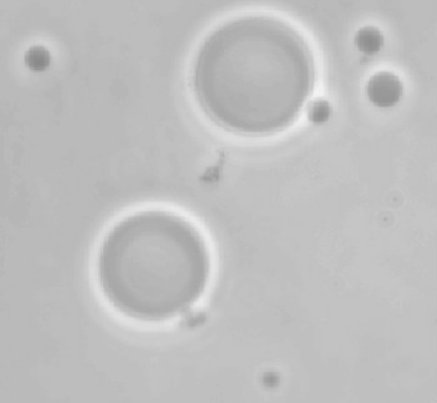
#> input picture Digital_Image_Processing/Lab8/Part1/thGonz.tif, 437 x 403 px
$ python otsu_skeleton.py
#> lines starting #> are read from the running program, lines starting #| are printed output that depends on the picture; after the words box and inside, x2 and y2 are one past the last pixel; in counts of white or black regions, pixels touching at a corner belong together; long printed decimals are rounded
import numpy as np
import matplotlib.pyplot as plt
from PIL import Image


def basic_thresholding(image):
    t = np.mean(image.flatten()).astype(int)

    eps = 0.5
    max_iter = 200
    count = 0
    new_t = 0

    while abs(new_t < t) >= eps and count < max_iter:
        if count > 0:
            t = new_t

        G1 = image[image <= t]
        G2 = image[image > t]

        m1 = np.mean(G1) if len(G1) > 0 else 0.0
        m2 = np.mean(G2) if len(G2) > 0 else 0.0

        new_t = (m1 + m2)/2
        count += 1

    t = new_t
    bin_img = image > t
    return bin_img, int(t)


def my_otsu(image):
    #8-bit grayscale
    img = image
    if image.ndim == 3:
        img = img[..., 0]
    img = img.astype(np.uint8)

    hist = np.bincount(img.ravel(), minlength=256).astype(np.float64)
    total = hist.sum()
    p = hist / total if total > 0 else hist

    # Cumulative Sum P1(k) and m(k), global mean value mG
    levels = np.arange(256, dtype=np.float64)
    P1 = np.cumsum(p)
    m = np.cumsum(p*levels)
    mG = m[-1]

    # σ_B^2(k)
    denom = P1 * (1.0 - P1)
    num = (mG * P1 - m) ** 2
    with np.errstate(divide='ignore', invalid='ignore'):
        sigma_b2 = np.where(denom > 0, num / denom, 0.0)

    # Optimum
    threshold = int(np.argmax(sigma_b2))  # k̂
    between_class_variance = sigma_b2

    # separability η = σ_B^2(k̂)/σ_G^2 (optional)
    sigma_g2 = np.sum(p * (levels - mG) ** 2)
    separability = float(sigma_b2[threshold] / sigma_g2) if sigma_g2 > 0 else 0.0

    binary_image = image >= threshold
    return binary_image, between_class_variance, threshold, separability


def main():
    #image = np.asarray(Image.open("binary_test_image.png"))
    image = np.asarray(Image.open("thGonz.tif"))
#> image is the input picture: shape (403, 437); min 137, max 244, mean 191

    if len(image.shape) == 3:
        image = image[:, :, 0]

    binary_basic, t = basic_thresholding(image)
#> in basic_thresholding, `t = np.mean(image.flatten()).astype(int)`: t = 191
#> the loop in basic_thresholding, `while abs(new_t < t) >= eps and count < max_iter:` made 1 pass
#> (m1, m2, new_t, count) on pass 1: (185.4, 198.2, 191.8, 1)
#> after the loop in basic_thresholding, `while abs(new_t < t) >= eps and count < max_iter:`: count = 1
#> in basic_thresholding, `t = new_t`: t = 191.8
#> in basic_thresholding, `bin_img = image > t`:
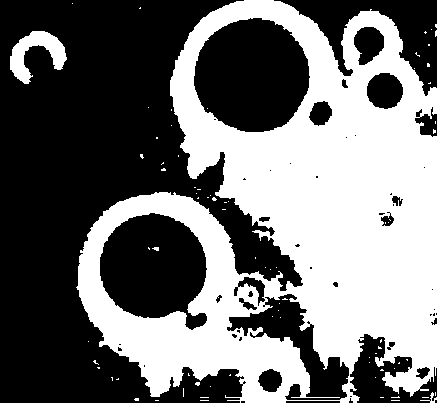
#> bin_img: shape (403, 437) bool; 43.9% white; 78 white regions (74 under 20 px), largest, box (x1, y1, x2, y2) and area: (76, 0, 437, 403) 75589, (10, 31, 67, 84) 1362, (420, 392, 437, 403) 47, (152, 247, 159, 251) 20
#> t = 191
    print("Basic Thresholding. Output Threshold: " + str(t))
#| Basic Thresholding. Output Threshold: 191

    binary_basic = binary_basic.astype(int)

    binary_otsu, between_class_variance, threshold, separability = my_otsu(image)
#> in my_otsu, `hist = np.bincount(img.ravel(), minlength=256).astype(np.float64)`: hist = 256 values, max 24334 at index 186, min 0 at index 0, mean 687.9
#> in my_otsu, `total = hist.sum()`: total = 176111
#> in my_otsu, `p = hist / total if total > 0 else hist`: p = 256 values, max 0.138 at index 186, min 0 at index 0, mean 0.00391
#> in my_otsu, `P1 = np.cumsum(p)`: P1 = 256 values from 0 to 1
#> in my_otsu, `m = np.cumsum(p*levels)`: m = 256 values from 0 to 191
#> in my_otsu, `mG = m[-1]`: mG = 191
#> in my_otsu, `denom = P1 * (1.0 - P1)`: denom = 256 values, max 0.248 at index 190, min -2.22e-16 at index 244, mean 0.0188
#> in my_otsu, `num = (mG * P1 - m) ** 2`: num = 256 values, max 10.02 at index 191, min 0 at index 0, mean 0.676
#> in my_otsu, `sigma_b2 = np.where(denom > 0, num / denom, 0.0)`: sigma_b2 = 256 values, max 43.58 at index 199, min 0 at index 0, mean 8.11
#> in my_otsu, `threshold = int(np.argmax(sigma_b2))`: threshold = 199
#> in my_otsu, `between_class_variance = sigma_b2`: between_class_variance has the same summary as sigma_b2
#> in my_otsu, `sigma_g2 = np.sum(p * (levels - mG) ** 2)`: sigma_g2 = 93.4
#> in my_otsu, `separability = float(sigma_b2[threshold] / sigma_g2) if sigma_g2 > 0 e..`: separability = 0.467
#> in my_otsu, `binary_image = image >= threshold`:
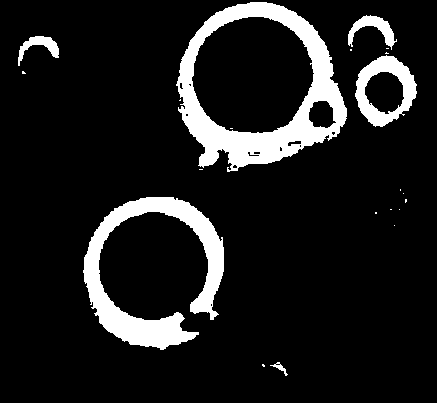
#> binary_image: shape (403, 437) bool; 11.3% white; 21 white regions (15 under 20 px), largest, box (x1, y1, x2, y2) and area: (176, 2, 347, 172) 9547, (83, 197, 224, 350) 7170, (355, 55, 417, 127) 1970, (348, 15, 397, 50) 623, (18, 36, 59, 66) 453, (270, 362, 288, 376) 70
#> between_class_variance has the same summary as sigma_b2 in my_otsu; threshold = 199; separability = 0.467
    print("Otsu's Method. Output Threshold: " + str(threshold))
#| Otsu's Method. Output Threshold: 199
    print("Separability: " + str(separability))
#| Separability: 0.4666

    plt.figure(figsize=(12, 4))

    plt.subplot(1, 3, 1)
    plt.imshow(binary_basic, cmap="gray")
    plt.title("Basic Thresholding\nT=" + str(t))
    plt.axis('off')

    plt.subplot(1, 3, 2)
    plt.plot(between_class_variance * 100)
    plt.axvline(threshold, color='r', linestyle='--')
    plt.title("Between-class Variance\n(k und T=" + str(threshold) + ")")
    plt.xlabel("Intensity level")
    plt.ylabel("Variance * 100")

    plt.subplot(1, 3, 3)
    plt.imshow(binary_otsu.astype(int), cmap="gray")
    plt.title("Otsu Binary\nT=" + str(threshold))
    plt.axis('off')

    plt.tight_layout()
    plt.show()
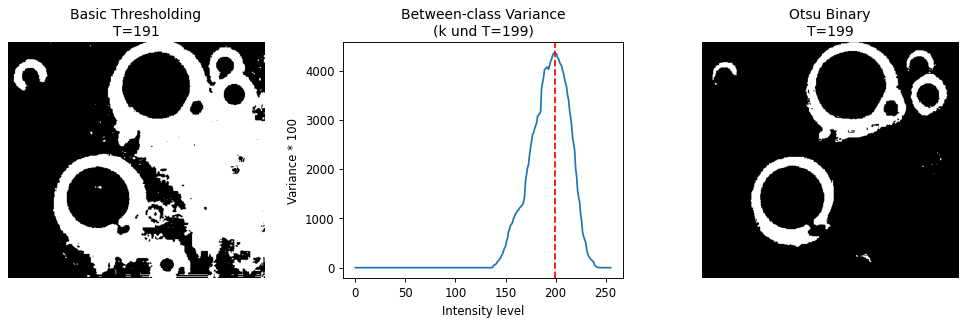
#> figure drawn by matplotlib, 3 panels; panel 2: curve peaks at x = 199, y = 4358.1


if __name__ == "__main__":
    main()

"""
    Separability Measure

    η≈1 → sehr gut trennbar (quasi-binär)
    η mittel/klein → Klassen überlappen stärker

    (a) Nach Intuition:
        Die binary_test_image.png ist (nahezu) binär
        → deutlich einfacher zu schwellen als thGonz.tif.

    (b) Nach η:
        Auch hier schneidet binary_test_image.png besser ab
        (deutlich höheres η, typischerweise nahe 1),
        während thGonz.tif ein merklich kleineres η
        aufweist, da seine Grauwerte-Verteilung breiter
        ist/überlappt.
"""
